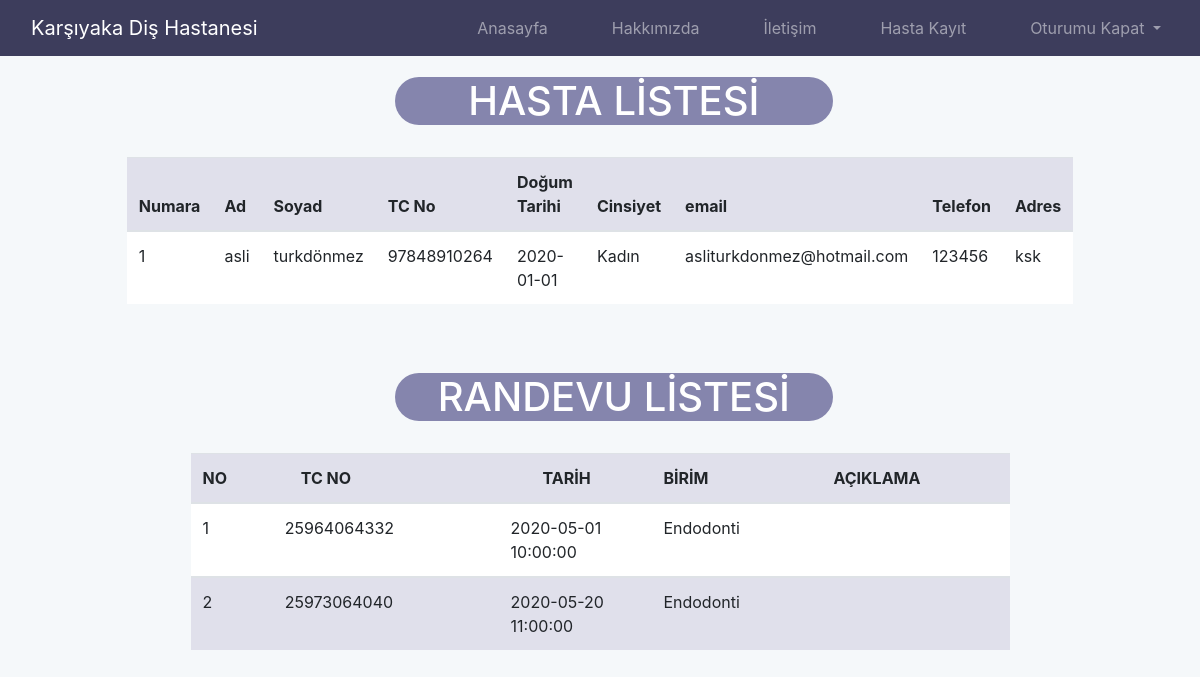
Page /listele.php on the committed database.
### tables this page shows
CREATE TABLE IF NOT EXISTS `hasta` (
  `hasta_id` int(11) NOT NULL AUTO_INCREMENT,
  `ad` varchar(50) NOT NULL,
  `soyad` varchar(50) NOT NULL,
  `tc_no` varchar(15) NOT NULL,
  `email` varchar(50) NOT NULL,
  `telefon` varchar(20) NOT NULL,
  `sifre` varchar(500) NOT NULL,
  `adres` text NOT NULL,
  `dogum_tarihi` date NOT NULL,
  `cinsiyet` varchar(15) NOT NULL,
  PRIMARY KEY (`hasta_id`),
  UNIQUE KEY `tc_no` (`tc_no`)
);

CREATE TABLE IF NOT EXISTS `randevu` (
  `tarih` datetime NOT NULL,
  `aciklama` text,
  `tc_no` varchar(50) NOT NULL,
  `alma_tarihi` timestamp NOT NULL DEFAULT CURRENT_TIMESTAMP,
  `birim` varchar(100) DEFAULT NULL,
  PRIMARY KEY (`tarih`),
  UNIQUE KEY `tarih` (`tarih`)
);

### listele.php (the view, shortened to what this page needs)
<?php
require_once ('mysqlbaglan.php');
?>
<!DOCTYPE html>
<html>
<head>
  <link rel="stylesheet" href="https://stackpath.bootstrapcdn.com/bootstrap/4.5.0/css/bootstrap.min.css"
>
  <link rel="stylesheet" href="https://maxcdn.bootstrapcdn.com/font-awesome/4.7.0/css/font-awesome.min.css">
</head>
<body>
<div style="margin: auto;">
<nav class="navbar navbar-expand-lg navbar-dark" style="background-color:#3d3d5c;">
<div class="container-fluid" >
  <a class="navbar-brand" href="index.php">Karşıyaka Diş Hastanesi</a>
  <div class="collapse navbar-collapse w-100 order-3 dual-collapse2" id="navbarNavDropdown">
    <ul class="navbar-nav ml-auto">
      <li class="nav-item">
        <a class="nav-link" href="index.php">Anasayfa</a>
      </li>
      <li class="nav-item">
        <a class="nav-link" href="index.php#hakkimizda">Hakkımızda</a>
      </li>
      <li class="nav-item">
        <a class="nav-link" href="index.php#iletisim">İletişim</a>
      </li>
      <li class="nav-item">
        <a class="nav-link" href="kayit.php">Hasta Kayıt</a>
      </li>
      <li class="nav-item dropdown">
        <a class="nav-link dropdown-toggle" href="#" id="navbarDropdownMenuLink" role="button" data-toggle="dropdown" aria-haspopup="true" aria-expanded="false">
         Oturumu Kapat
        </a>
      </li>
    </ul>
  </div>
  </div>
</nav>
<div class="container-fluid">
<div class="col-md-11">
        <h1
          style="text-align:center; color:#fff; margin-top:2%; margin-left:35%; margin-right:23%; background-color:#8585ad; border-radius:50px">
          HASTA LİSTESİ</h1><br>
      </div>
  <table class="table table-hover" style="margin:auto; width:70%;" >
    <thead>
     <tr  class="odd">
     <th>Numara</th>
        <th>Ad</th>
        <th>Soyad</th>
        <th>TC No</th>
        <th>Doğum Tarihi</th>
        <th>Cinsiyet</th>
        <th>email</th>
        <th>Telefon</th>
        <th>Adres</th>
      </tr>
    </thead>
    <?php
    $hastaSor=$db->prepare("SELECT * from hasta");
    $hastaSor->execute();
    $say=0;
    while($hastaCek=$hastaSor->fetch(PDO::FETCH_ASSOC)){ $say++;
        if($say%2==0){
            $even="odd";
        }
        else{ $even="even";}
?>
    <tbody>
      <tr class=<?php echo $even?> style="border:0px;">
        <td><?php echo $say?></td>
        <td><?php echo $hastaCek["ad"] ?></td>
        <td><?php echo $hastaCek["soyad"] ?></td>
        <td><?php echo $hastaCek["tc_no"] ?></td>
        <td><?php echo $hastaCek["dogum_tarihi"] ?></td>
        <td><?php echo $hastaCek["cinsiyet"] ?></td>
        <td><?php echo $hastaCek["email"] ?></td>
        <td><?php echo $hastaCek["telefon"] ?></td>
        <td><?php echo $hastaCek["adres"] ?></td>
      </tr>
    </tbody>
    <?php }?>
  </table>
</div>
<div><br><br></div>
<div class="container-fluid">
<div class="col-md-11">
        <h1
          style="text-align:center; color:#fff; margin-top:2%; margin-left:35%; margin-right:23%; background-color:#8585ad; border-radius:50px">
          RANDEVU LİSTESİ</h1><br>
      </div>
  <table class="table table-hover" style="margin:auto; width:70%;" >
    <thead>
     <tr  class="odd">
        <th >NO</th>
        <th>&emsp;TC NO</th>
        <th>&emsp;&emsp;TARİH</th>
        <th>BİRİM</th>
        <th>AÇIKLAMA</th>
      </tr>
    </thead>
    <?php
    $hastaSor=$db->prepare("SELECT * from randevu ");
    $hastaSor->execute();
    $say=0;
    while($hastaCek=$hastaSor->fetch(PDO::FETCH_ASSOC)){ $say++;
        if($say%2==0){
            $even="odd";
        }
        else{ $even="even";}
?>
    <tbody>
      <tr class=<?php echo $even?> style="border:0px;">
      <td><?php echo $say?></td>
        <td><?php echo $hastaCek["tc_no"] ?></td>
        <td class="alan"><?php echo $hastaCek["tarih"] ?></td>
        <td><?php echo $hastaCek["birim"] ?></td>
        <td><?php echo $hastaCek["aciklama"] ?></td>
      </tr>
    </tbody>
    <?php }?>
  </table>
</div>
<div><br><br><br></div>
</body>
</html>

### listele.php (style rules this page uses)
body { background: #f5f8fa }
table, tr, td { border-collapse: collapse; padding: 10px; }
.alan { width: 90px; }
td { width: 30px; }
.even { background-color:#FFF; }
.odd { background-color:#e0e0eb; }

### rows in the picture
hasta: ad "asli", soyad "turkdönmez", tc_no "97848910264", dogum_tarihi "2020-01-01", cinsiyet "Kadın", email "asliturkdonmez@hotmail.com", telefon "123456", adres "ksk"
randevu: tc_no "25964064332", tarih "2020-05-01 10:00:00", birim "Endodonti"
randevu: tc_no "25973064040", tarih "2020-05-20 11:00:00", birim "Endodonti"
